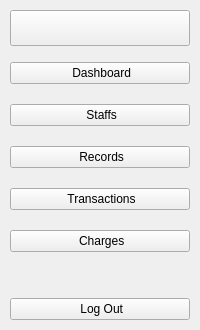
    <widget class="QWidget" name="NavBar" native="true">
     <property name="enabled">
      <bool>true</bool>
     </property>
     <property name="sizePolicy">
      <sizepolicy hsizetype="Fixed" vsizetype="Expanding">
       <horstretch>0</horstretch>
       <verstretch>0</verstretch>
      </sizepolicy>
     </property>
     <property name="minimumSize">
      <size>
       <width>0</width>
       <height>0</height>
      </size>
     </property>
     <property name="maximumSize">
      <size>
       <width>16777215</width>
       <height>16777215</height>
      </size>
     </property>
     <property name="autoFillBackground">
      <bool>false</bool>
     </property>
     <property name="styleSheet">
      <string notr="true"/>
     </property>
     <layout class="QVBoxLayout" name="verticalLayout">
      <property name="leftMargin">
       <number>10</number>
      </property>
      <property name="topMargin">
       <number>10</number>
      </property>
      <property name="rightMargin">
       <number>10</number>
      </property>
      <property name="bottomMargin">
       <number>10</number>
      </property>
      <item>
       <widget class="QPushButton" name="NavBarButton">
        <property name="toolTip">
         <string>View Main Dashboard</string>
        </property>
        <property name="styleSheet">
         <string notr="true">QPushButton {
	padding: 10px 8px;
}</string>
        </property>
        <property name="text">
         <string/>
        </property>
        <property name="icon">
         <iconset resource="../Images/resources.qrc">
          <normaloff>:/icons/icons/align-justify.svg</normaloff>:/icons/icons/align-justify.svg</iconset>
        </property>
        <property name="iconSize">
         <size>
          <width>35</width>
          <height>35</height>
         </size>
        </property>
       </widget>
      </item>
      <item>
       <spacer name="verticalSpacer_2">
        <property name="orientation">
         <enum>Qt::Vertical</enum>
        </property>
        <property name="sizeType">
         <enum>QSizePolicy::Fixed</enum>
        </property>
        <property name="sizeHint" stdset="0">
         <size>
          <width>20</width>
          <height>10</height>
         </size>
        </property>
       </spacer>
      </item>
      <item>
       <layout class="QVBoxLayout" name="MainButtons">
        <property name="spacing">
         <number>20</number>
        </property>
        <property name="sizeConstraint">
         <enum>QLayout::SetNoConstraint</enum>
        </property>
        <item>
         <widget class="QPushButton" name="DashboardButton">
          <property name="toolTip">
           <string>View Main Dashboard</string>
          </property>
          <property name="styleSheet">
           <string notr="true">QPushButton{
	font: 900 20pt &quot;Satoshi Black&quot;;	
}
</string>
          </property>
          <property name="text">
           <string> Dashboard</string>
          </property>
          <property name="icon">
           <iconset resource="../Images/resources.qrc">
            <normaloff>:/icons/icons/layout-dashboard.svg</normaloff>:/icons/icons/layout-dashboard.svg</iconset>
          </property>
          <property name="iconSize">
           <size>
            <width>40</width>
            <height>40</height>
           </size>
          </property>
         </widget>
        </item>
        <item>
         <widget class="QPushButton" name="StaffsButton">
          <property name="toolTip">
           <string>View Staff Record</string>
          </property>
          <property name="styleSheet">
           <string notr="true"/>
          </property>
          <property name="text">
           <string> Staffs</string>
          </property>
          <property name="icon">
           <iconset resource="../Images/resources.qrc">
            <normaloff>:/icons/icons/user-round-pen.svg</normaloff>:/icons/icons/user-round-pen.svg</iconset>
          </property>
          <property name="iconSize">
           <size>
            <width>40</width>
            <height>40</height>
           </size>
          </property>
         </widget>
        </item>
        <item>
         <widget class="QPushButton" name="PatientsButton">
          <property name="toolTip">
           <string>View Patient Record</string>
          </property>
          <property name="styleSheet">
           <string notr="true"/>
          </property>
          <property name="text">
           <string> Records</string>
          </property>
          <property name="icon">
           <iconset resource="../Images/resources.qrc">
            <normaloff>:/icons/icons/file-text.svg</normaloff>:/icons/icons/file-text.svg</iconset>
          </property>
          <property name="iconSize">
           <size>
            <width>40</width>
            <height>40</height>
           </size>
          </property>
         </widget>
        </item>
        <item>
         <widget class="QPushButton" name="TransactionsButton">
          <property name="toolTip">
           <string>View Transactions </string>
          </property>
          <property name="styleSheet">
           <string notr="true"/>
          </property>
          <property name="text">
           <string> Transactions</string>
          </property>
          <property name="icon">
           <iconset resource="../Images/resources.qrc">
            <normaloff>:/icons/icons/tickets.svg</normaloff>:/icons/icons/tickets.svg</iconset>
          </property>
          <property name="iconSize">
           <size>
            <width>40</width>
            <height>40</height>
           </size>
          </property>
         </widget>
        </item>
        <item>
         <widget class="QPushButton" name="ChargesButton">
          <property name="toolTip">
           <string>View Reports and Overviews</string>
          </property>
          <property name="styleSheet">
           <string notr="true"/>
          </property>
          <property name="text">
           <string> Charges</string>
          </property>
          <property name="icon">
           <iconset resource="../Images/resources.qrc">
            <normaloff>:/icons/icons/hand-coins.svg</normaloff>:/icons/icons/hand-coins.svg</iconset>
          </property>
          <property name="iconSize">
           <size>
            <width>40</width>
            <height>40</height>
           </size>
          </property>
         </widget>
        </item>
       </layout>
      </item>
      <item>
       <spacer name="verticalSpacer">
        <property name="orientation">
         <enum>Qt::Vertical</enum>
        </property>
        <property name="sizeHint" stdset="0">
         <size>
          <width>20</width>
          <height>40</height>
         </size>
        </property>
       </spacer>
      </item>
      <item>
       <layout class="QVBoxLayout" name="SettingButtons">
        <property name="spacing">
         <number>15</number>
        </property>
        <item alignment="Qt::AlignVCenter">
         <widget class="QPushButton" name="LogOutButton">
          <property name="toolTip">
           <string>Log Out from your Account</string>
          </property>
          <property name="styleSheet">
           <string notr="true"/>
          </property>
          <property name="text">
           <string> Log Out</string>
          </property>
          <property name="icon">
           <iconset resource="../Images/resources.qrc">
            <normaloff>:/icons/icons/log-out.svg</normaloff>:/icons/icons/log-out.svg</iconset>
          </property>
          <property name="iconSize">
           <size>
            <width>40</width>
            <height>40</height>
           </size>
          </property>
         </widget>
        </item>
       </layout>
      </item>
     </layout>
    </widget>
